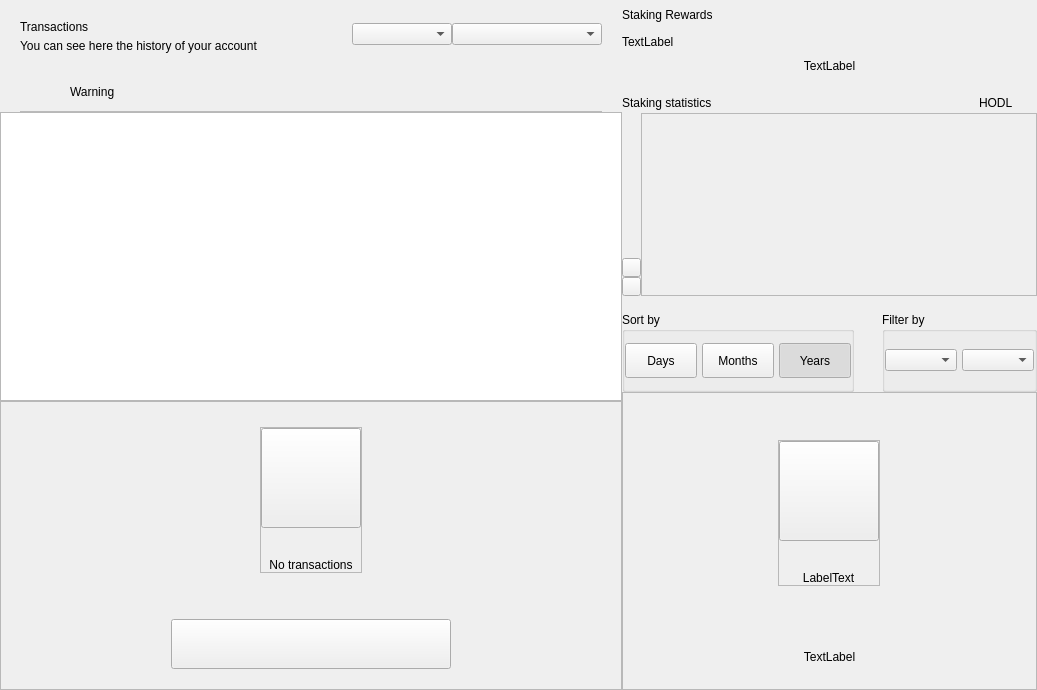
<?xml version="1.0" encoding="UTF-8"?>
<ui version="4.0">
 <class>DashboardWidget</class>
 <widget class="QWidget" name="DashboardWidget">
  <property name="geometry">
   <rect>
    <x>0</x>
    <y>0</y>
    <width>1037</width>
    <height>690</height>
   </rect>
  </property>
  <property name="windowTitle">
   <string>Form</string>
  </property>
  <layout class="QHBoxLayout" name="horizontalLayout_2" stretch="3,2">
   <property name="spacing">
    <number>0</number>
   </property>
   <property name="leftMargin">
    <number>0</number>
   </property>
   <property name="topMargin">
    <number>0</number>
   </property>
   <property name="rightMargin">
    <number>0</number>
   </property>
   <property name="bottomMargin">
    <number>0</number>
   </property>
   <item>
    <widget class="QWidget" name="left" native="true">
     <layout class="QVBoxLayout" name="left_2">
      <property name="spacing">
       <number>0</number>
      </property>
      <property name="leftMargin">
       <number>0</number>
      </property>
      <property name="topMargin">
       <number>0</number>
      </property>
      <property name="rightMargin">
       <number>0</number>
      </property>
      <property name="bottomMargin">
       <number>0</number>
      </property>
      <item>
       <layout class="QVBoxLayout" name="verticalLayout22">
        <property name="spacing">
         <number>0</number>
        </property>
        <property name="leftMargin">
         <number>20</number>
        </property>
        <property name="topMargin">
         <number>15</number>
        </property>
        <property name="rightMargin">
         <number>20</number>
        </property>
        <item>
         <widget class="QFrame" name="left_top_container">
          <layout class="QHBoxLayout" name="horizontalLayout">
           <property name="spacing">
            <number>0</number>
           </property>
           <property name="leftMargin">
            <number>0</number>
           </property>
           <property name="topMargin">
            <number>0</number>
           </property>
           <property name="rightMargin">
            <number>0</number>
           </property>
           <property name="bottomMargin">
            <number>0</number>
           </property>
           <item>
            <layout class="QVBoxLayout" name="verticalLayout_5">
             <property name="spacing">
              <number>5</number>
             </property>
             <property name="topMargin">
              <number>5</number>
             </property>
             <item>
              <widget class="QLabel" name="labelTitle">
               <property name="text">
                <string>Transactions</string>
               </property>
              </widget>
             </item>
             <item>
              <widget class="QLabel" name="labelSubtitle">
               <property name="text">
                <string>You can see here the history of your account</string>
               </property>
               <property name="alignment">
                <set>Qt::AlignLeading|Qt::AlignLeft|Qt::AlignVCenter</set>
               </property>
              </widget>
             </item>
            </layout>
           </item>
           <item>
            <spacer name="horizontalSpacer">
             <property name="orientation">
              <enum>Qt::Horizontal</enum>
             </property>
             <property name="sizeHint" stdset="0">
              <size>
               <width>40</width>
               <height>20</height>
              </size>
             </property>
            </spacer>
           </item>
           <item>
            <widget class="QComboBox" name="comboBoxSortType">
             <property name="minimumSize">
              <size>
               <width>100</width>
               <height>0</height>
              </size>
             </property>
            </widget>
           </item>
           <item>
            <widget class="QComboBox" name="comboBoxSort">
             <property name="minimumSize">
              <size>
               <width>150</width>
               <height>0</height>
              </size>
             </property>
            </widget>
           </item>
          </layout>
         </widget>
        </item>
       </layout>
      </item>
      <item>
       <spacer name="verticalSpacer">
        <property name="orientation">
         <enum>Qt::Vertical</enum>
        </property>
        <property name="sizeType">
         <enum>QSizePolicy::Fixed</enum>
        </property>
        <property name="sizeHint" stdset="0">
         <size>
          <width>20</width>
          <height>20</height>
         </size>
        </property>
       </spacer>
      </item>
      <item>
       <widget class="QWidget" name="layoutWarning" native="true">
        <layout class="QVBoxLayout" name="verticalLayout_3">
         <property name="spacing">
          <number>0</number>
         </property>
         <property name="leftMargin">
          <number>0</number>
         </property>
         <property name="topMargin">
          <number>0</number>
         </property>
         <property name="rightMargin">
          <number>0</number>
         </property>
         <property name="bottomMargin">
          <number>0</number>
         </property>
         <item>
          <widget class="QWidget" name="containerWarning" native="true">
           <layout class="QVBoxLayout" name="verticalLayout_21">
            <property name="spacing">
             <number>9</number>
            </property>
            <property name="leftMargin">
             <number>20</number>
            </property>
            <property name="topMargin">
             <number>9</number>
            </property>
            <property name="rightMargin">
             <number>20</number>
            </property>
            <property name="bottomMargin">
             <number>0</number>
            </property>
            <item>
             <widget class="QFrame" name="frameWarning">
              <property name="styleSheet">
               <string notr="true">border:none;</string>
              </property>
              <property name="frameShape">
               <enum>QFrame::StyledPanel</enum>
              </property>
              <property name="frameShadow">
               <enum>QFrame::Raised</enum>
              </property>
              <layout class="QHBoxLayout" name="horizontalLayout11" stretch="0,0,2">
               <property name="leftMargin">
                <number>0</number>
               </property>
               <property name="topMargin">
                <number>0</number>
               </property>
               <property name="rightMargin">
                <number>0</number>
               </property>
               <property name="bottomMargin">
                <number>0</number>
               </property>
               <item alignment="Qt::AlignVCenter">
                <widget class="QPushButton" name="imgWarning">
                 <property name="styleSheet">
                  <string notr="true">border:none;</string>
                 </property>
                 <property name="text">
                  <string/>
                 </property>
                 <property name="iconSize">
                  <size>
                   <width>24</width>
                   <height>24</height>
                  </size>
                 </property>
                </widget>
               </item>
               <item>
                <spacer name="horizontalSpacer_3">
                 <property name="orientation">
                  <enum>Qt::Horizontal</enum>
                 </property>
                 <property name="sizeType">
                  <enum>QSizePolicy::Fixed</enum>
                 </property>
                 <property name="sizeHint" stdset="0">
                  <size>
                   <width>12</width>
                   <height>20</height>
                  </size>
                 </property>
                </spacer>
               </item>
               <item alignment="Qt::AlignVCenter">
                <widget class="QLabel" name="lblWarning">
                 <property name="styleSheet">
                  <string notr="true"/>
                 </property>
                 <property name="text">
                  <string>Warning</string>
                 </property>
                 <property name="alignment">
                  <set>Qt::AlignBottom|Qt::AlignLeading|Qt::AlignLeft</set>
                 </property>
                </widget>
               </item>
              </layout>
             </widget>
            </item>
            <item>
             <widget class="QLabel" name="lblDivisory">
              <property name="minimumSize">
               <size>
                <width>0</width>
                <height>1</height>
               </size>
              </property>
              <property name="maximumSize">
               <size>
                <width>16777215</width>
                <height>1</height>
               </size>
              </property>
              <property name="styleSheet">
               <string notr="true">background-color:#bababa;</string>
              </property>
              <property name="text">
               <string/>
              </property>
              <property name="alignment">
               <set>Qt::AlignBottom|Qt::AlignLeading|Qt::AlignLeft</set>
              </property>
             </widget>
            </item>
           </layout>
          </widget>
         </item>
        </layout>
       </widget>
      </item>
      <item>
       <widget class="QListView" name="listTransactions">
        <property name="mouseTracking">
         <bool>true</bool>
        </property>
        <property name="selectionBehavior">
         <enum>QAbstractItemView::SelectItems</enum>
        </property>
        <property name="verticalScrollMode">
         <enum>QAbstractItemView::ScrollPerItem</enum>
        </property>
       </widget>
      </item>
      <item>
       <widget class="QFrame" name="emptyContainer">
        <property name="minimumSize">
         <size>
          <width>0</width>
          <height>100</height>
         </size>
        </property>
        <property name="frameShape">
         <enum>QFrame::StyledPanel</enum>
        </property>
        <property name="frameShadow">
         <enum>QFrame::Raised</enum>
        </property>
        <layout class="QVBoxLayout" name="verticalLayout_7" stretch="1,8,0,0">
         <property name="spacing">
          <number>0</number>
         </property>
         <property name="leftMargin">
          <number>0</number>
         </property>
         <property name="topMargin">
          <number>0</number>
         </property>
         <property name="rightMargin">
          <number>0</number>
         </property>
         <property name="bottomMargin">
          <number>20</number>
         </property>
         <item>
          <spacer name="verticalSpacer12">
           <property name="orientation">
            <enum>Qt::Vertical</enum>
           </property>
           <property name="sizeHint" stdset="0">
            <size>
             <width>20</width>
             <height>20</height>
            </size>
           </property>
          </spacer>
         </item>
         <item alignment="Qt::AlignHCenter|Qt::AlignVCenter">
          <widget class="QFrame" name="emptyScreen">
           <property name="sizePolicy">
            <sizepolicy hsizetype="Expanding" vsizetype="Expanding">
             <horstretch>0</horstretch>
             <verstretch>0</verstretch>
            </sizepolicy>
           </property>
           <property name="frameShape">
            <enum>QFrame::StyledPanel</enum>
           </property>
           <property name="frameShadow">
            <enum>QFrame::Raised</enum>
           </property>
           <layout class="QVBoxLayout" name="verticalLayout12">
            <property name="spacing">
             <number>30</number>
            </property>
            <property name="leftMargin">
             <number>0</number>
            </property>
            <property name="topMargin">
             <number>0</number>
            </property>
            <property name="rightMargin">
             <number>0</number>
            </property>
            <property name="bottomMargin">
             <number>0</number>
            </property>
            <item alignment="Qt::AlignHCenter|Qt::AlignVCenter">
             <widget class="QPushButton" name="pushImgEmpty">
              <property name="minimumSize">
               <size>
                <width>100</width>
                <height>100</height>
               </size>
              </property>
              <property name="maximumSize">
               <size>
                <width>100</width>
                <height>100</height>
               </size>
              </property>
              <property name="focusPolicy">
               <enum>Qt::NoFocus</enum>
              </property>
              <property name="text">
               <string/>
              </property>
              <property name="iconSize">
               <size>
                <width>100</width>
                <height>100</height>
               </size>
              </property>
             </widget>
            </item>
            <item alignment="Qt::AlignHCenter|Qt::AlignVCenter">
             <widget class="QLabel" name="labelEmpty">
              <property name="styleSheet">
               <string notr="true"/>
              </property>
              <property name="text">
               <string>No transactions</string>
              </property>
              <property name="alignment">
               <set>Qt::AlignCenter</set>
              </property>
             </widget>
            </item>
           </layout>
          </widget>
         </item>
         <item>
          <spacer name="verticalSpacer_21">
           <property name="orientation">
            <enum>Qt::Vertical</enum>
           </property>
           <property name="sizeHint" stdset="0">
            <size>
             <width>20</width>
             <height>40</height>
            </size>
           </property>
          </spacer>
         </item>
         <item alignment="Qt::AlignHCenter">
          <widget class="QPushButton" name="btnHowTo">
           <property name="minimumSize">
            <size>
             <width>280</width>
             <height>50</height>
            </size>
           </property>
           <property name="focusPolicy">
            <enum>Qt::NoFocus</enum>
           </property>
           <property name="text">
            <string/>
           </property>
          </widget>
         </item>
        </layout>
       </widget>
      </item>
     </layout>
    </widget>
   </item>
   <item>
    <widget class="QWidget" name="right" native="true">
     <property name="minimumSize">
      <size>
       <width>200</width>
       <height>0</height>
      </size>
     </property>
     <layout class="QVBoxLayout" name="verticalLayout_31">
      <property name="spacing">
       <number>0</number>
      </property>
      <property name="leftMargin">
       <number>0</number>
      </property>
      <property name="topMargin">
       <number>0</number>
      </property>
      <property name="rightMargin">
       <number>0</number>
      </property>
      <property name="bottomMargin">
       <number>0</number>
      </property>
      <item>
       <layout class="QVBoxLayout" name="verticalLayout_2" stretch="0,0,0,0,0,0,0">
        <property name="spacing">
         <number>0</number>
        </property>
        <item>
         <layout class="QHBoxLayout" name="horizontalLayout_3">
          <property name="spacing">
           <number>0</number>
          </property>
          <item>
           <layout class="QVBoxLayout" name="verticalLayout_6">
            <property name="spacing">
             <number>5</number>
            </property>
            <item>
             <widget class="QLabel" name="labelTitle2">
              <property name="minimumSize">
               <size>
                <width>0</width>
                <height>30</height>
               </size>
              </property>
              <property name="text">
               <string>Staking Rewards</string>
              </property>
             </widget>
            </item>
            <item>
             <widget class="QLabel" name="labelMessage">
              <property name="text">
               <string>TextLabel</string>
              </property>
             </widget>
            </item>
           </layout>
          </item>
          <item>
           <spacer name="horizontalSpacer_2">
            <property name="orientation">
             <enum>Qt::Horizontal</enum>
            </property>
            <property name="sizeType">
             <enum>QSizePolicy::MinimumExpanding</enum>
            </property>
            <property name="sizeHint" stdset="0">
             <size>
              <width>20</width>
              <height>20</height>
             </size>
            </property>
           </spacer>
          </item>
         </layout>
        </item>
        <item>
         <spacer name="verticalSpacer_4">
          <property name="orientation">
           <enum>Qt::Vertical</enum>
          </property>
          <property name="sizeType">
           <enum>QSizePolicy::Fixed</enum>
          </property>
          <property name="sizeHint" stdset="0">
           <size>
            <width>20</width>
            <height>10</height>
           </size>
          </property>
         </spacer>
        </item>
        <item>
         <layout class="QHBoxLayout" name="horizontalLayout_5" stretch="0">
          <property name="spacing">
           <number>0</number>
          </property>
          <item>
           <widget class="QLabel" name="labelAmountPiv">
            <property name="text">
             <string>TextLabel</string>
            </property>
            <property name="alignment">
             <set>Qt::AlignCenter</set>
            </property>
           </widget>
          </item>
         </layout>
        </item>
        <item>
         <spacer name="verticalSpacer_6">
          <property name="orientation">
           <enum>Qt::Vertical</enum>
          </property>
          <property name="sizeType">
           <enum>QSizePolicy::Fixed</enum>
          </property>
          <property name="sizeHint" stdset="0">
           <size>
            <width>20</width>
            <height>20</height>
           </size>
          </property>
         </spacer>
        </item>
        <item>
         <widget class="QWidget" name="layoutChart" native="true">
          <layout class="QVBoxLayout" name="verticalLayout_8" stretch="3,0">
           <property name="spacing">
            <number>16</number>
           </property>
           <property name="leftMargin">
            <number>0</number>
           </property>
           <property name="topMargin">
            <number>0</number>
           </property>
           <property name="rightMargin">
            <number>0</number>
           </property>
           <property name="bottomMargin">
            <number>0</number>
           </property>
           <item>
            <widget class="QWidget" name="verticalWidgetChart" native="true">
             <property name="minimumSize">
              <size>
               <width>0</width>
               <height>190</height>
              </size>
             </property>
             <property name="maximumSize">
              <size>
               <width>16777215</width>
               <height>16777215</height>
              </size>
             </property>
             <layout class="QVBoxLayout" name="verticalLayout_4" stretch="1,5">
              <property name="spacing">
               <number>0</number>
              </property>
              <property name="leftMargin">
               <number>0</number>
              </property>
              <property name="topMargin">
               <number>0</number>
              </property>
              <property name="rightMargin">
               <number>0</number>
              </property>
              <property name="bottomMargin">
               <number>0</number>
              </property>
              <item>
               <layout class="QHBoxLayout" name="horizontalLayout_4">
                <item>
                 <widget class="QLabel" name="labelChart">
                  <property name="text">
                   <string>Staking statistics</string>
                  </property>
                 </widget>
                </item>
                <item>
                 <spacer name="horizontalSpacer_4">
                  <property name="orientation">
                   <enum>Qt::Horizontal</enum>
                  </property>
                  <property name="sizeHint" stdset="0">
                   <size>
                    <width>40</width>
                    <height>20</height>
                   </size>
                  </property>
                 </spacer>
                </item>
                <item>
                 <widget class="QLabel" name="labelSquarePiv">
                  <property name="minimumSize">
                   <size>
                    <width>14</width>
                    <height>14</height>
                   </size>
                  </property>
                  <property name="maximumSize">
                   <size>
                    <width>14</width>
                    <height>14</height>
                   </size>
                  </property>
                  <property name="text">
                   <string/>
                  </property>
                 </widget>
                </item>
                <item>
                 <widget class="QLabel" name="labelPiv">
                  <property name="text">
                   <string>HODL</string>
                  </property>
                 </widget>
                </item>
                <item>
                 <spacer name="horizontalSpacer_5">
                  <property name="orientation">
                   <enum>Qt::Horizontal</enum>
                  </property>
                  <property name="sizeType">
                   <enum>QSizePolicy::Fixed</enum>
                  </property>
                  <property name="sizeHint" stdset="0">
                   <size>
                    <width>10</width>
                    <height>20</height>
                   </size>
                  </property>
                 </spacer>
                </item>
                <item>
                 <widget class="QLabel" name="labelSquarezPiv">
                  <property name="minimumSize">
                   <size>
                    <width>14</width>
                    <height>14</height>
                   </size>
                  </property>
                  <property name="maximumSize">
                   <size>
                    <width>14</width>
                    <height>14</height>
                   </size>
                  </property>
                  <property name="text">
                   <string/>
                  </property>
                 </widget>
                </item>
               </layout>
              </item>
              <item>
               <widget class="QWidget" name="chartContainer2" native="true">
                <property name="minimumSize">
                 <size>
                  <width>0</width>
                  <height>150</height>
                 </size>
                </property>
                <property name="styleSheet">
                 <string notr="true">#chartContainer{padding:0px; margin:0px;}</string>
                </property>
                <layout class="QHBoxLayout" name="horizontalLayout_11">
                 <property name="spacing">
                  <number>0</number>
                 </property>
                 <property name="leftMargin">
                  <number>0</number>
                 </property>
                 <property name="topMargin">
                  <number>0</number>
                 </property>
                 <property name="rightMargin">
                  <number>0</number>
                 </property>
                 <property name="bottomMargin">
                  <number>0</number>
                 </property>
                 <item>
                  <widget class="QWidget" name="containerChartArrow" native="true">
                   <property name="sizePolicy">
                    <sizepolicy hsizetype="Fixed" vsizetype="Preferred">
                     <horstretch>0</horstretch>
                     <verstretch>0</verstretch>
                    </sizepolicy>
                   </property>
                   <property name="minimumSize">
                    <size>
                     <width>19</width>
                     <height>0</height>
                    </size>
                   </property>
                   <property name="maximumSize">
                    <size>
                     <width>19</width>
                     <height>16777215</height>
                    </size>
                   </property>
                   <property name="styleSheet">
                    <string notr="true">#widget{
	padding:0px;
	margin:0px;
}</string>
                   </property>
                   <layout class="QVBoxLayout" name="verticalLayout_10">
                    <property name="spacing">
                     <number>0</number>
                    </property>
                    <property name="leftMargin">
                     <number>0</number>
                    </property>
                    <property name="rightMargin">
                     <number>0</number>
                    </property>
                    <property name="bottomMargin">
                     <number>0</number>
                    </property>
                    <item>
                     <spacer name="verticalSpacer_3">
                      <property name="orientation">
                       <enum>Qt::Vertical</enum>
                      </property>
                      <property name="sizeHint" stdset="0">
                       <size>
                        <width>20</width>
                        <height>127</height>
                       </size>
                      </property>
                     </spacer>
                    </item>
                    <item alignment="Qt::AlignVCenter">
                     <widget class="QWidget" name="containerArrows" native="true">
                      <layout class="QVBoxLayout" name="horizontalLayout_6" stretch="0,0">
                       <property name="spacing">
                        <number>0</number>
                       </property>
                       <property name="leftMargin">
                        <number>0</number>
                       </property>
                       <property name="topMargin">
                        <number>0</number>
                       </property>
                       <property name="rightMargin">
                        <number>0</number>
                       </property>
                       <property name="bottomMargin">
                        <number>0</number>
                       </property>
                       <item>
                        <widget class="QPushButton" name="pushButtonChartArrow">
                         <property name="minimumSize">
                          <size>
                           <width>19</width>
                           <height>19</height>
                          </size>
                         </property>
                         <property name="maximumSize">
                          <size>
                           <width>19</width>
                           <height>19</height>
                          </size>
                         </property>
                         <property name="focusPolicy">
                          <enum>Qt::NoFocus</enum>
                         </property>
                         <property name="styleSheet">
                          <string notr="true"/>
                         </property>
                         <property name="text">
                          <string/>
                         </property>
                        </widget>
                       </item>
                       <item>
                        <widget class="QPushButton" name="pushButtonChartRight">
                         <property name="minimumSize">
                          <size>
                           <width>19</width>
                           <height>19</height>
                          </size>
                         </property>
                         <property name="maximumSize">
                          <size>
                           <width>19</width>
                           <height>19</height>
                          </size>
                         </property>
                         <property name="focusPolicy">
                          <enum>Qt::NoFocus</enum>
                         </property>
                         <property name="styleSheet">
                          <string notr="true"/>
                         </property>
                         <property name="text">
                          <string/>
                         </property>
                        </widget>
                       </item>
                      </layout>
                     </widget>
                    </item>
                   </layout>
                  </widget>
                 </item>
                 <item>
                  <widget class="QFrame" name="chartContainer">
                   <property name="sizePolicy">
                    <sizepolicy hsizetype="Expanding" vsizetype="Preferred">
                     <horstretch>0</horstretch>
                     <verstretch>0</verstretch>
                    </sizepolicy>
                   </property>
                   <property name="styleSheet">
                    <string notr="true">padding:0px;
margin:0px;</string>
                   </property>
                   <property name="frameShape">
                    <enum>QFrame::StyledPanel</enum>
                   </property>
                   <property name="frameShadow">
                    <enum>QFrame::Raised</enum>
                   </property>
                  </widget>
                 </item>
                </layout>
               </widget>
              </item>
             </layout>
            </widget>
           </item>
           <item alignment="Qt::AlignVCenter">
            <widget class="QWidget" name="containerSort" native="true">
             <layout class="QHBoxLayout" name="horizontalLayout_6" stretch="3,2">
              <property name="spacing">
               <number>28</number>
              </property>
              <property name="leftMargin">
               <number>0</number>
              </property>
              <property name="topMargin">
               <number>0</number>
              </property>
              <property name="rightMargin">
               <number>0</number>
              </property>
              <property name="bottomMargin">
               <number>0</number>
              </property>
              <item>
               <widget class="QGroupBox" name="groupBoxChart">
                <property name="minimumSize">
                 <size>
                  <width>0</width>
                  <height>80</height>
                 </size>
                </property>
                <property name="maximumSize">
                 <size>
                  <width>16777215</width>
                  <height>80</height>
                 </size>
                </property>
                <property name="title">
                 <string>Sort by</string>
                </property>
                <layout class="QHBoxLayout" name="horizontalLayout_7">
                 <property name="spacing">
                  <number>5</number>
                 </property>
                 <property name="leftMargin">
                  <number>0</number>
                 </property>
                 <property name="rightMargin">
                  <number>0</number>
                 </property>
                 <item>
                  <widget class="QPushButton" name="pushButtonMonth">
                   <property name="minimumSize">
                    <size>
                     <width>50</width>
                     <height>35</height>
                    </size>
                   </property>
                   <property name="maximumSize">
                    <size>
                     <width>16777215</width>
                     <height>16777215</height>
                    </size>
                   </property>
                   <property name="focusPolicy">
                    <enum>Qt::NoFocus</enum>
                   </property>
                   <property name="text">
                    <string>Days</string>
                   </property>
                   <property name="checkable">
                    <bool>true</bool>
                   </property>
                   <property name="autoExclusive">
                    <bool>true</bool>
                   </property>
                  </widget>
                 </item>
                 <item>
                  <widget class="QPushButton" name="pushButtonYear">
                   <property name="minimumSize">
                    <size>
                     <width>50</width>
                     <height>35</height>
                    </size>
                   </property>
                   <property name="maximumSize">
                    <size>
                     <width>16777215</width>
                     <height>16777215</height>
                    </size>
                   </property>
                   <property name="focusPolicy">
                    <enum>Qt::NoFocus</enum>
                   </property>
                   <property name="text">
                    <string>Months</string>
                   </property>
                   <property name="checkable">
                    <bool>true</bool>
                   </property>
                   <property name="autoExclusive">
                    <bool>true</bool>
                   </property>
                  </widget>
                 </item>
                 <item>
                  <widget class="QPushButton" name="pushButtonAll">
                   <property name="sizePolicy">
                    <sizepolicy hsizetype="Preferred" vsizetype="Fixed">
                     <horstretch>0</horstretch>
                     <verstretch>0</verstretch>
                    </sizepolicy>
                   </property>
                   <property name="minimumSize">
                    <size>
                     <width>50</width>
                     <height>35</height>
                    </size>
                   </property>
                   <property name="maximumSize">
                    <size>
                     <width>16777215</width>
                     <height>16777215</height>
                    </size>
                   </property>
                   <property name="focusPolicy">
                    <enum>Qt::NoFocus</enum>
                   </property>
                   <property name="text">
                    <string>Years</string>
                   </property>
                   <property name="checkable">
                    <bool>true</bool>
                   </property>
                   <property name="checked">
                    <bool>true</bool>
                   </property>
                   <property name="autoExclusive">
                    <bool>true</bool>
                   </property>
                  </widget>
                 </item>
                </layout>
               </widget>
              </item>
              <item>
               <widget class="QGroupBox" name="container_chart_dropboxes">
                <property name="minimumSize">
                 <size>
                  <width>55</width>
                  <height>80</height>
                 </size>
                </property>
                <property name="maximumSize">
                 <size>
                  <width>16777215</width>
                  <height>80</height>
                 </size>
                </property>
                <property name="title">
                 <string>Filter by</string>
                </property>
                <layout class="QHBoxLayout" name="horizontalLayout_8" stretch="1,1">
                 <property name="spacing">
                  <number>5</number>
                 </property>
                 <property name="leftMargin">
                  <number>0</number>
                 </property>
                 <property name="topMargin">
                  <number>0</number>
                 </property>
                 <property name="rightMargin">
                  <number>0</number>
                 </property>
                 <property name="bottomMargin">
                  <number>0</number>
                 </property>
                 <item>
                  <widget class="QWidget" name="containerBoxMonths" native="true">
                   <property name="minimumSize">
                    <size>
                     <width>55</width>
                     <height>0</height>
                    </size>
                   </property>
                   <layout class="QHBoxLayout" name="horizontalLayout_9">
                    <property name="spacing">
                     <number>0</number>
                    </property>
                    <property name="leftMargin">
                     <number>0</number>
                    </property>
                    <property name="topMargin">
                     <number>0</number>
                    </property>
                    <property name="rightMargin">
                     <number>0</number>
                    </property>
                    <property name="bottomMargin">
                     <number>0</number>
                    </property>
                    <item>
                     <widget class="QComboBox" name="comboBoxMonths">
                      <property name="minimumSize">
                       <size>
                        <width>55</width>
                        <height>0</height>
                       </size>
                      </property>
                     </widget>
                    </item>
                   </layout>
                  </widget>
                 </item>
                 <item>
                  <widget class="QWidget" name="containerBoxYears" native="true">
                   <property name="sizePolicy">
                    <sizepolicy hsizetype="Preferred" vsizetype="Preferred">
                     <horstretch>0</horstretch>
                     <verstretch>0</verstretch>
                    </sizepolicy>
                   </property>
                   <property name="minimumSize">
                    <size>
                     <width>50</width>
                     <height>0</height>
                    </size>
                   </property>
                   <layout class="QHBoxLayout" name="horizontalLayout_10">
                    <property name="spacing">
                     <number>0</number>
                    </property>
                    <property name="leftMargin">
                     <number>0</number>
                    </property>
                    <property name="topMargin">
                     <number>0</number>
                    </property>
                    <property name="rightMargin">
                     <number>0</number>
                    </property>
                    <property name="bottomMargin">
                     <number>0</number>
                    </property>
                    <item>
                     <widget class="QComboBox" name="comboBoxYears">
                      <property name="minimumSize">
                       <size>
                        <width>40</width>
                        <height>0</height>
                       </size>
                      </property>
                     </widget>
                    </item>
                   </layout>
                  </widget>
                 </item>
                </layout>
               </widget>
              </item>
             </layout>
            </widget>
           </item>
          </layout>
         </widget>
        </item>
        <item>
         <widget class="QFrame" name="emptyContainerChart">
          <property name="minimumSize">
           <size>
            <width>0</width>
            <height>100</height>
           </size>
          </property>
          <property name="frameShape">
           <enum>QFrame::StyledPanel</enum>
          </property>
          <property name="frameShadow">
           <enum>QFrame::Raised</enum>
          </property>
          <layout class="QVBoxLayout" name="verticalLayout_71" stretch="1,8,0,0">
           <property name="spacing">
            <number>0</number>
           </property>
           <property name="leftMargin">
            <number>0</number>
           </property>
           <property name="topMargin">
            <number>0</number>
           </property>
           <property name="rightMargin">
            <number>0</number>
           </property>
           <property name="bottomMargin">
            <number>25</number>
           </property>
           <item>
            <spacer name="verticalSpacer11">
             <property name="orientation">
              <enum>Qt::Vertical</enum>
             </property>
             <property name="sizeHint" stdset="0">
              <size>
               <width>20</width>
               <height>20</height>
              </size>
             </property>
            </spacer>
           </item>
           <item alignment="Qt::AlignHCenter|Qt::AlignVCenter">
            <widget class="QFrame" name="emptyScreen1">
             <property name="sizePolicy">
              <sizepolicy hsizetype="Expanding" vsizetype="Expanding">
               <horstretch>0</horstretch>
               <verstretch>0</verstretch>
              </sizepolicy>
             </property>
             <property name="frameShape">
              <enum>QFrame::StyledPanel</enum>
             </property>
             <property name="frameShadow">
              <enum>QFrame::Raised</enum>
             </property>
             <layout class="QVBoxLayout" name="verticalLayout">
              <property name="spacing">
               <number>30</number>
              </property>
              <property name="leftMargin">
               <number>0</number>
              </property>
              <property name="topMargin">
               <number>0</number>
              </property>
              <property name="rightMargin">
               <number>0</number>
              </property>
              <property name="bottomMargin">
               <number>0</number>
              </property>
              <item alignment="Qt::AlignHCenter|Qt::AlignVCenter">
               <widget class="QPushButton" name="pushImgEmptyChart">
                <property name="minimumSize">
                 <size>
                  <width>100</width>
                  <height>100</height>
                 </size>
                </property>
                <property name="maximumSize">
                 <size>
                  <width>100</width>
                  <height>100</height>
                 </size>
                </property>
                <property name="focusPolicy">
                 <enum>Qt::NoFocus</enum>
                </property>
                <property name="text">
                 <string/>
                </property>
                <property name="iconSize">
                 <size>
                  <width>100</width>
                  <height>100</height>
                 </size>
                </property>
               </widget>
              </item>
              <item alignment="Qt::AlignHCenter|Qt::AlignVCenter">
               <widget class="QLabel" name="labelEmptyChart">
                <property name="styleSheet">
                 <string notr="true"/>
                </property>
                <property name="text">
                 <string>LabelText</string>
                </property>
                <property name="alignment">
                 <set>Qt::AlignCenter</set>
                </property>
               </widget>
              </item>
             </layout>
            </widget>
           </item>
           <item>
            <spacer name="verticalSpacer_2">
             <property name="orientation">
              <enum>Qt::Vertical</enum>
             </property>
             <property name="sizeHint" stdset="0">
              <size>
               <width>20</width>
               <height>40</height>
              </size>
             </property>
            </spacer>
           </item>
           <item>
            <widget class="QLabel" name="labelMessageEmpty">
             <property name="styleSheet">
              <string notr="true">#labelMessageEmpty {
	padding-left:30px;
	padding-right:30px;
}</string>
             </property>
             <property name="text">
              <string>TextLabel</string>
             </property>
             <property name="alignment">
              <set>Qt::AlignCenter</set>
             </property>
             <property name="wordWrap">
              <bool>true</bool>
             </property>
            </widget>
           </item>
          </layout>
         </widget>
        </item>
        <item>
         <widget class="QWidget" name="layoutShadow" native="true">
          <layout class="QVBoxLayout" name="verticalLayout_9">
           <property name="spacing">
            <number>0</number>
           </property>
           <property name="leftMargin">
            <number>0</number>
           </property>
           <property name="topMargin">
            <number>0</number>
           </property>
           <property name="rightMargin">
            <number>0</number>
           </property>
           <property name="bottomMargin">
            <number>0</number>
           </property>
          </layout>
         </widget>
        </item>
       </layout>
      </item>
     </layout>
    </widget>
   </item>
  </layout>
 </widget>
 <resources/>
 <connections/>
</ui>
